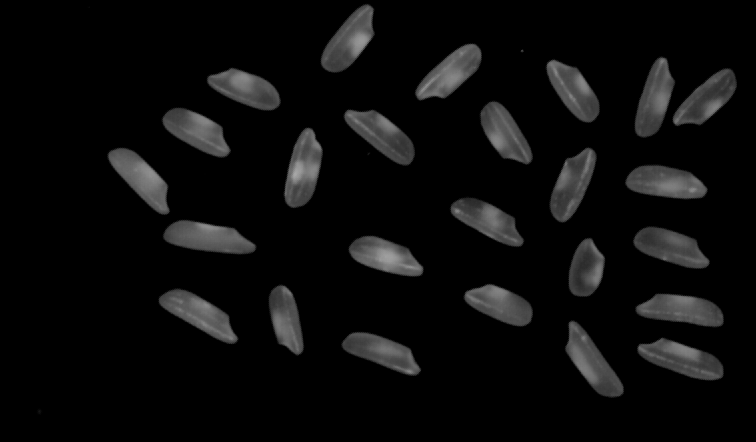
#> input picture BasedOnPython/OpenCV/ConnectedComponent/rice.png, 756 x 442 px
$ python connectedComponet.py
#> lines starting #> are read from the running program, lines starting #| are printed output that depends on the picture; after the words box and inside, x2 and y2 are one past the last pixel; in counts of white or black regions, pixels touching at a corner belong together
#> further down, img is the input picture: shape (442, 756); min 0, max 167, mean 12.3
import matplotlib.pyplot as plt
import numpy as np
import cv2 as cv
import random as rd
import os

def connected_components(img):
    # 二值化
    _, binary = cv.threshold(img, 0, 255, cv.THRESH_BINARY|cv.THRESH_OTSU)
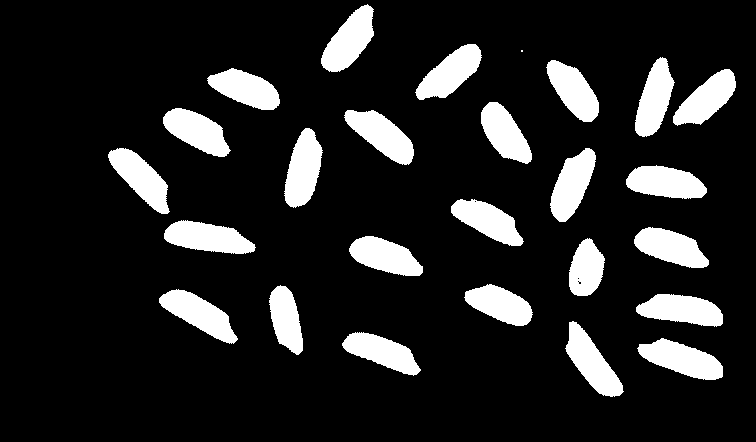
#> binary: shape (442, 756); 14.3% white; 26 white regions (1 under 20 px), largest, box (x1, y1, x2, y2) and area: (164, 220, 256, 254) 2072, (637, 338, 723, 380) 2072, (284, 128, 323, 208) 2044

    # 形态学
    kernel = cv.getStructuringElement(cv.MORPH_RECT, (3,3))
    binary = cv.morphologyEx(binary, cv.MORPH_OPEN, kernel)
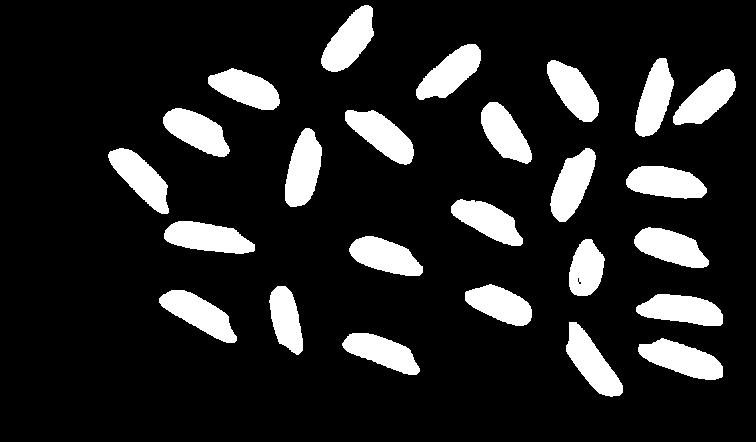
#> binary: shape (442, 756); 14.2% white; 25 white regions, largest, box (x1, y1, x2, y2) and area: (638, 338, 723, 380) 2070, (164, 221, 255, 254) 2056, (285, 128, 322, 207) 2029
    binary = cv.morphologyEx(binary, cv.MORPH_CLOSE, kernel)

    # 连通域
    retval, labels = cv.connectedComponents(binary)
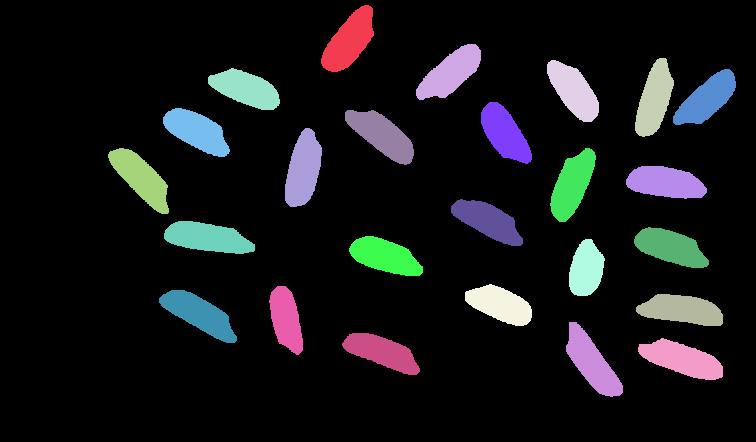
#> labels: shape (442, 756) int32; 26 distinct labels, from 0 to 25; one colour per label, 0 black
#> retval = 26

    # 使用不同的颜色标记连通域
    colors = []
    for i in range(retval):
        r = rd.randint(0, 256)
        g = rd.randint(0, 256)
        b = rd.randint(0, 256)
        colors.append((b, g, r))

    imgShow = cv.cvtColor(img, cv.COLOR_GRAY2BGR)
    w,h = img.shape[:2]
#> w = 442; h = 756
    for i in range(w):
        for j in range(h):
            label = labels[i,j]
            if label == 0:
                continue
            imgShow[i,j,:] = colors[label]
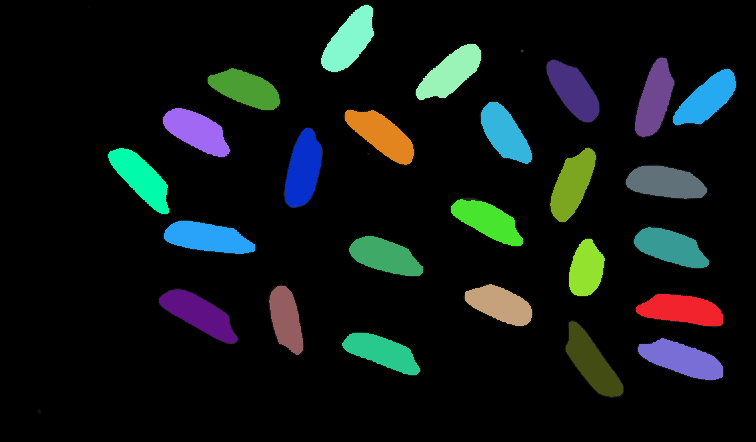
#> imgShow: shape (442, 756, 3); 14.24% of pixels changed, all inside (x1, y1, x2, y2) = (108, 5, 736, 397)

    cv.imshow('Label', imgShow)

def connected_components_stat(img):
    # 二值化
    _, binary = cv.threshold(img, 0, 255, cv.THRESH_BINARY|cv.THRESH_OTSU)

    # 形态学
    kernel = cv.getStructuringElement(cv.MORPH_RECT, (3,3))
    binary = cv.morphologyEx(binary, cv.MORPH_OPEN, kernel)
    binary = cv.morphologyEx(binary, cv.MORPH_CLOSE, kernel)

    # 连通域
    retval, labels, stats, centroids = cv.connectedComponentsWithStats(binary)
#> retval = 26; stats = 26 rows, first 6: [0, 0, 756, 442, 286584], [321, 5, 53, 67, 2018], [416, 44, 65, 56, 1957], [635, 58, 39, 79, 1893], [547, 60, 52, 62, 1846], [208, 68, 72, 42, 1854]; centroids = 26 pairs, first value 140.5 to 706.3, second value 40.24 to 362.3

    imgShow = cv.cvtColor(img, cv.COLOR_GRAY2BGR)
    # 使用不同的颜色标记连通域
    colors = []
    for i in range(retval):
        r = rd.randint(0, 256)
        g = rd.randint(0, 256)
        b = rd.randint(0, 256)
        color = (b, g, r)
        colors.append(color)

        # 绘制质心
        x = int(centroids[i][0])
        y = int(centroids[i][1])
        cv.circle(imgShow, (x,y), 5, color, -1)

        # 提取其中矩形的边界
        l = stats[i][cv.CC_STAT_LEFT]
        t = stats[i][cv.CC_STAT_TOP]
        w = stats[i][cv.CC_STAT_WIDTH]
        h = stats[i][cv.CC_STAT_HEIGHT]
        # 绘制矩形
        cv.rectangle(imgShow, (l, t), (l + w,t + h), color, 2)
#> this loop made 26 passes
#> (x, y, l, t, w, h) on passes 1 to 12: (364, 223, 0, 0, 756, 442), (348, 40, 321, 5, 53, 67), (450, 72, 416, 44, 65, 56), (654, 98, 635, 58, 39, 79), (573, 90, 547, 60, 52, 62), (245, 88, 208, 68, 72, 42), (706, 98, 673, 69, 63, 56), (504, 133, 481, 102, 51, 62), (196, 130, 163, 108, 67, 49), (381, 134, 345, 110, 69, 55), (302, 169, 285, 128, 37, 79), (140, 177, 108, 148, 61, 66)
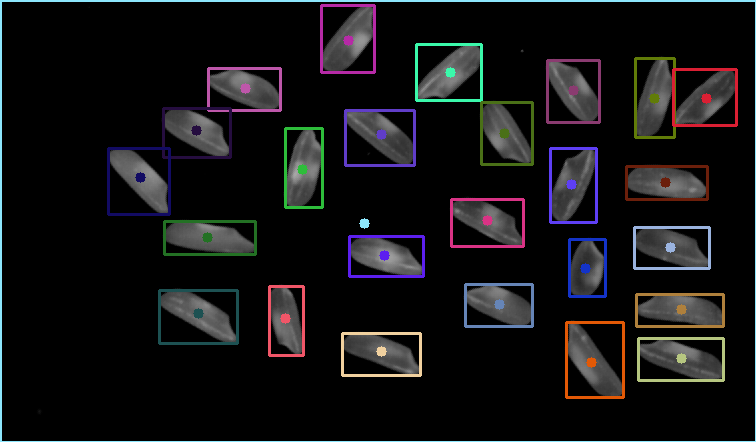
#> imgShow: shape (442, 756, 3); 6.9% of pixels changed, all inside (x1, y1, x2, y2) = (0, 0, 756, 442)
#> after the loop, colors = 26 items, first 6: (252, 230, 140), (166, 42, 182), (171, 249, 59), (8, 124, 97), (112, 59, 138), (170, 87, 190)

    cv.imshow('LabelWithStart', imgShow)


if __name__ == "__main__":
    print(os.getcwd ())
    img = cv.imread('rice.png', cv.IMREAD_GRAYSCALE)

    connected_components(img)
    connected_components_stat(img)

    cv.waitKey()
    cv.destroyAllWindows()
